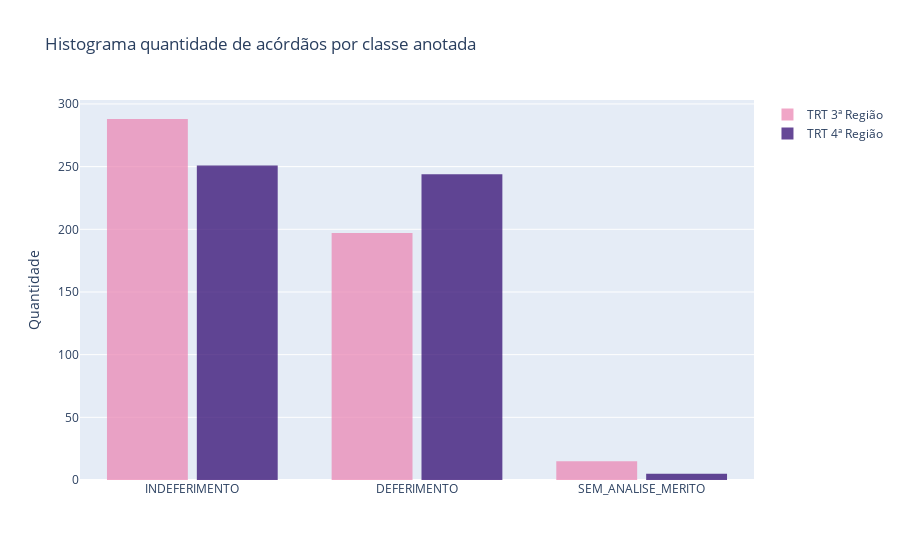

Notebook source saved alongside this figure:
### Markdown cell above
## Analise das variáveis

### Code cell
import plotly.graph_objects as go
from plotly.offline import iplot

x_TRT3 = df_tudo[df_tudo["TRIBUNAL"] == "TRT3"]["ROTULO"]
x_TRT4 = df_tudo[df_tudo["TRIBUNAL"] == "TRT4"]["ROTULO"]

fig = go.Figure( )

fig.add_trace(go.Histogram(
    x=x_TRT3,
    name="TRT 3ª Região",
    marker_color='#EB89B5' ))
fig.add_trace(go.Histogram(
    x=x_TRT4,
    name="TRT 4ª Região",
    marker_color='#330C73' ))

# Overlay both histograms
fig.update_layout(
    title='Histograma quantidade de acórdãos por classe anotada',
    #xaxis_title_text='Label anotado',
    yaxis_title_text='Quantidade',
    bargap=0.2,
    bargroupgap=0.1
    )
# Reduce opacity to see both histograms
fig.update_traces(opacity=0.75)
fig.show()

### Figure 1 — Plotly figure (JSON) as saved in the notebook; plotly's stock layout.template omitted (floating-point values rounded to 4 significant figures; data arrays with more than 128 entries replaced by an {"elided": "..."} marker saying what was removed)
{"data": [{"marker": {"color": "#EB89B5"}, "name": "TRT 3ª Região", "opacity": 0.75, "type": "histogram", "x": {"elided": "500 str values"}}, {"marker": {"color": "#330C73"}, "name": "TRT 4ª Região", "opacity": 0.75, "type": "histogram", "x": {"elided": "500 str values"}}], "layout": {"bargap": 0.2, "bargroupgap": 0.1, "title": {"text": "Histograma quantidade de acórdãos por classe anotada"}, "yaxis": {"title": {"text": "Quantidade"}}}}
